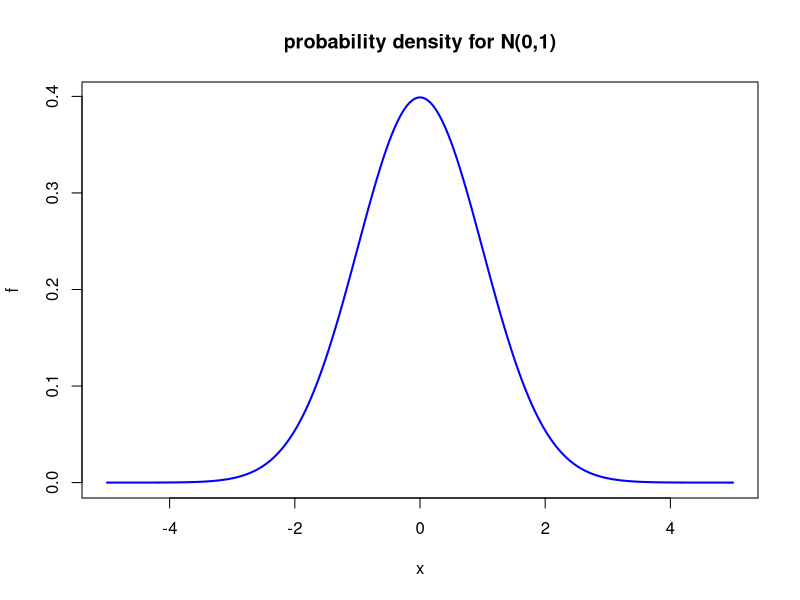
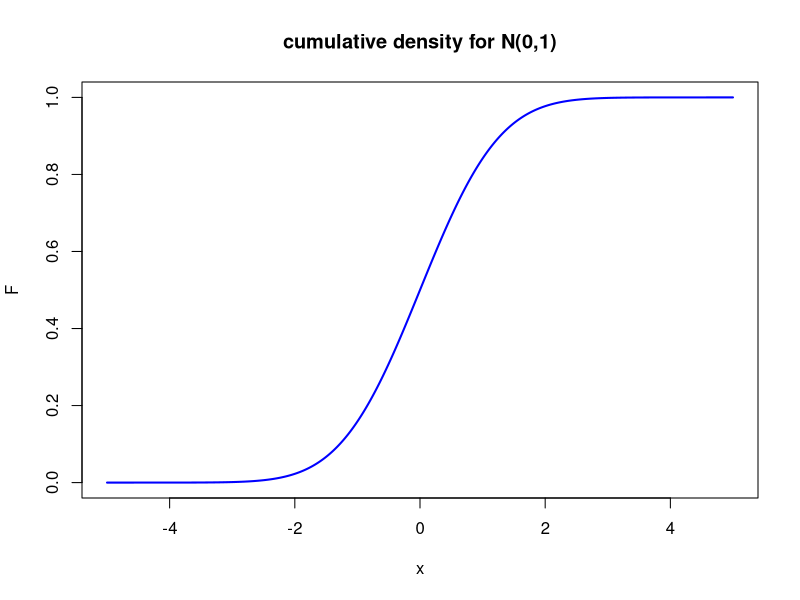
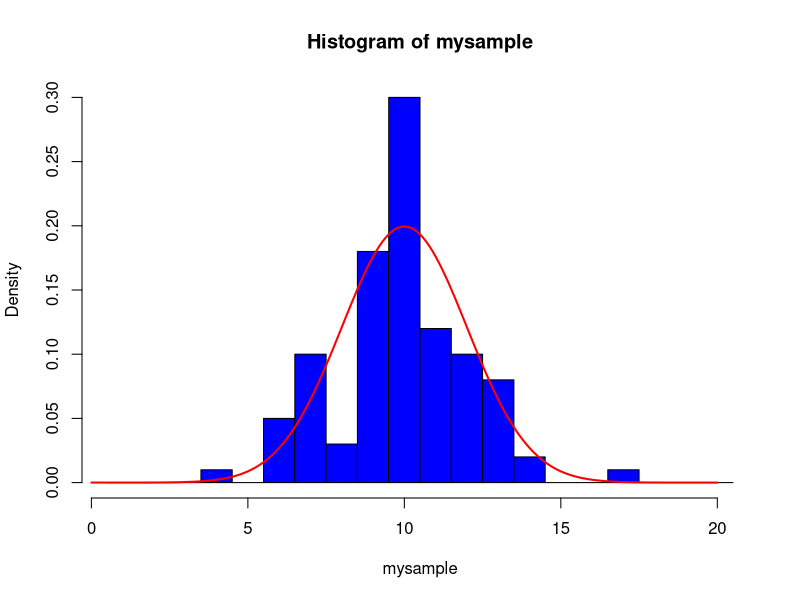
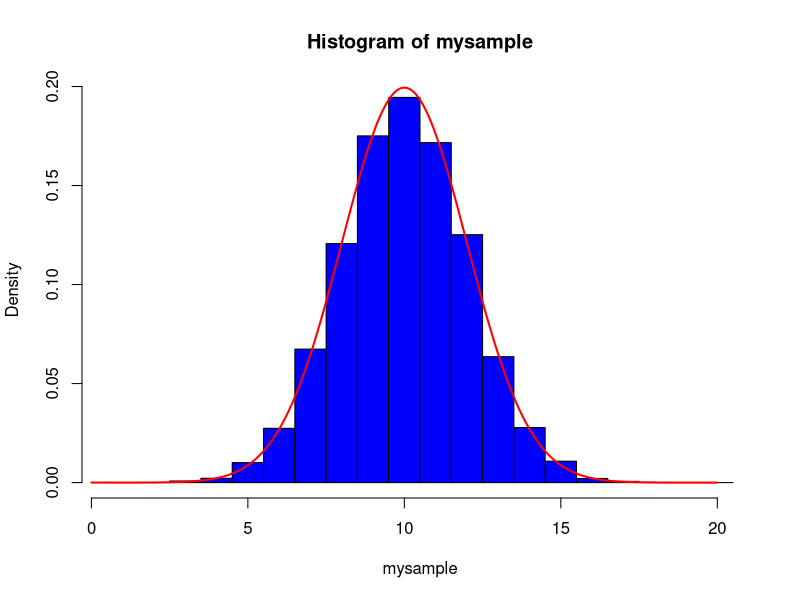
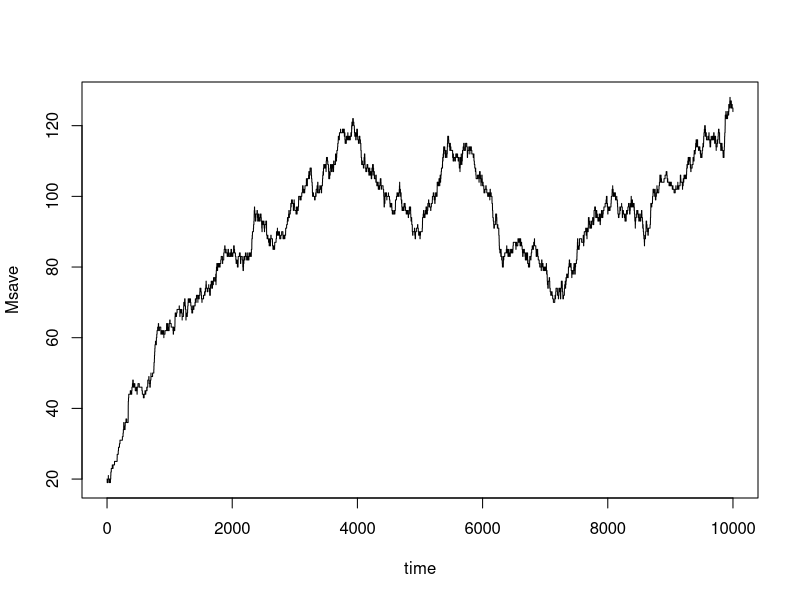

Here is the R script that generated these plots, in order: (Note: a time limit stopped this script after it produced the figures.)
## ---- chunk 1
# This plots the density function for a normal distribution with mean=0, and sd=1
x <- seq(-5,5,0.01)
f <- dnorm(x)
plot(x,f, type = 'l', lwd=2, col = 'blue',main="probability density for N(0,1)")
## ---- chunk 2
# This gives the probability density function for x = 0, for 10 different values of the mean
# It's not immediately obvious why you might want to do this, but who knows...
x <- rep(0,10)
mu <-seq(1,10)
y<-dnorm(x,mean=mu,sd = 1)
y
## ---- chunk 3
# This plots the cumulative density function for a normal distribution with mean=0, and sd=1
x <- seq(-5,5,0.01)
F <- pnorm(x)
plot(x,F, type = 'l', lwd=2, col = 'blue',main="cumulative density for N(0,1)")
## ---- chunk 4
# For a normal distribution with mean=0, and sd=1
# Calculate the probability of x < -2
pnorm(-2)

# Calculate the probability of x between -1 and 1:
pnorm(1) - pnorm(-1)

# Calculate the probability of x > 1:
1 - pnorm(1)
#or, alternatively
pnorm(1, lower.tail = FALSE)
## ---- chunk 5
p <- seq(0.05,0.95,by=0.05)
x <-qnorm(p)
x
## ---- chunk 6
#take 5 random draws from a normal distribution with mean = 10, and sd = 2
rnorm(5,mean=10,sd=2)
## ---- chunk 7
#take a sample of 100 random draws from a normal distribution with mean = 10, and sd = 2
mysample<-rnorm(100,mean=10,sd=2)

#plot them as a histogram
hist(mysample, col="blue",breaks=seq(0.5,20.5),freq=FALSE)

#superimpose on the histogram the probability density function
x<-seq(0,20,0.1)
y<-dnorm(x,mean=10,sd=2)
lines(x,y,col="red",lwd=2)

## ---- chunk 8
#increase the size of the sample to 10000
mysample<-rnorm(10000,mean=10,sd=2)

#plot them as a histogram
hist(mysample, col="blue",breaks=seq(0.5,20.5),freq=FALSE)

#superimpose on the histogram the probability density function
x<-seq(0,20,0.1)
y<-dnorm(x,mean=10,sd=2)
lines(x,y,col="red",lwd=2)

## ---- chunk 9
p=0.55
u=runif(1)
if (u<p) {
  x <- 1
} else {
	x <- 2
}
x
## ---- chunk 10
x <- ifelse(runif(1)<0.55,1,2)
x
## ---- chunk 11
p1 = 0.2
p2 = 0.3
u=runif(1)
if (u<p1) {
         # <insert whatever code you want executed upon rolling a 1>
} else if (u<(p1+p2) ) {
         # <insert whatever code you want executed upon rolling a 2>
} else {
         # <insert whatever code you want executed upon rolling a 3>
}

## ---- chunk 12
set.seed(43)

D <- 1
k1 <- 0.1
k3 <- 0.001
dt <- 0.1
Tend <- 10000
time <- seq(0, Tend, dt)

M <- 20

p1 <- k1*dt
p2 <- k3*M*dt
Msave <- numeric(length(time))

for(i in 1:length(time)){
  Msave[i] <- M
  
  p2 <- k3*M*dt
  
  u <- runif(1)
  
  if(u < p1){
    M <- M + 1
  } else if(u < (p1 + p2)){
    M <- M-1
  } else {
    M <- M
  }
}



plot(time, Msave, type = "l")
## ---- chunk 13

set.seed(43)

reps <- 1000
M_last <- numeric(reps)

for(j in 1:reps){
  M <- 20
  
  p1 <- k1*dt
  p2 <- k3*M*dt

  for(i in 1:length(time)){
    p2 <- k3*M*dt
    
    u <- runif(1)
    
    if(u < p1){
      M <- M + 1
    } else if(u < (p1 + p2)){
      M <- M-1
    } else {
      M <- M
    }
  }
  M_last[j] <- M
}

## ---- chunk 14
hist(M_last, freq = F, col = "grey")

x <- seq(min(M_last), max(M_last))
y <- dpois(x, (k1/k3))

lines(x,y,col="red",lwd=2)
## ---- chunk 15
k1 <- 1

M_last <- numeric(reps)

for(j in 1:reps){
  M <- 20
  
  p1 <- k1*dt
  p2 <- k3*M*dt

  for(i in 1:length(time)){
    p2 <- k3*M*dt
    
    u <- runif(1)
    
    if(u < p1){
      M <- M + 1
    } else if(u < (p1 + p2)){
      M <- M-1
    } else {
      M <- M
    }
  }
  M_last[j] <- M
}

png("hist2.png", width=6, height=4, units="in", res=300)
hist(M_last, freq = F, col = "grey", main = "Histogram of M_last with k1 = 1")
x <- seq(min(M_last), max(M_last))
y <- dpois(x, (k1/k3))
lines(x,y,col="red",lwd=2)
dev.off()
## ---- chunk 16
dt <- 0.5
Tend <- 10000
time <- seq(0, Tend, dt)

M_last <- numeric(reps)

for(j in 1:reps){
  M <- 20
  
  p1 <- k1*dt
  p2 <- k3*M*dt

  for(i in 1:length(time)){
    p2 <- k3*M*dt
    
    u <- runif(1)
    
    if(u < p1){
      M <- M + 1
    } else if(u < (p1 + p2)){
      M <- M-1
    } else {
      M <- M
    }
  }
  M_last[j] <- M
}

hist(M_last, freq = F, col = "grey", main = "Histogram of M_last with dt = 1")

x <- seq(min(M_last), max(M_last))
y <- dpois(x, (k1/k3))

lines(x,y,col="red",lwd=2)
## ---- chunk 17
set.seed(43)

D <- 1
k1 <- 0.1
k3 <- 0.001
dt <- 0.1
Tend <- 10000
Msave <- numeric(0)
Tsave <- numeric(0)

M <- 20

i <- 0
t <- 0

while(t<Tend){
  i <- i+1
  a1  <- k1*D
  a2 <- k3*M
  atot <- a1 + a2
  u1 <- runif(1)
  u2 <- runif(1)
  
  tau <- log(1/a1)/atot
  if(u2 < (a1/atot)){
    M <- M + 1
  } else {
      M <- M-1
  }
  t <- t + tau
  Msave[i] <- M
  Tsave[i] <- t
}

plot(Tsave, Msave, type = "l")

## ---- chunk 18
set.seed(43)

reps <- 1000
M <- 20
M_last <- numeric(reps)

for(j in 1:1000){
  i <- 0
  t <- 0
  while(t<Tend){
    i <- i+1
    a1  <- k1*D
    a2 <- k3*M
    atot <- a1 + a2
    u1 <- runif(1)
    u2 <- runif(1)
    
    tau <- log(1/a1)/atot
    
    if(u2 < (a1/atot)){
      M <- M + 1
    } else {
      M <- M-1
    }
    
    t <- t + tau
  }
  M_last[j] <- M
}

hist(M_last, freq = F, col = "grey", main = "Histogram of M_last with dt = 1")

x <- seq(min(M_last), max(M_last))
y <- dpois(x, (k1/k3))

lines(x,y,col="red",lwd=2)
